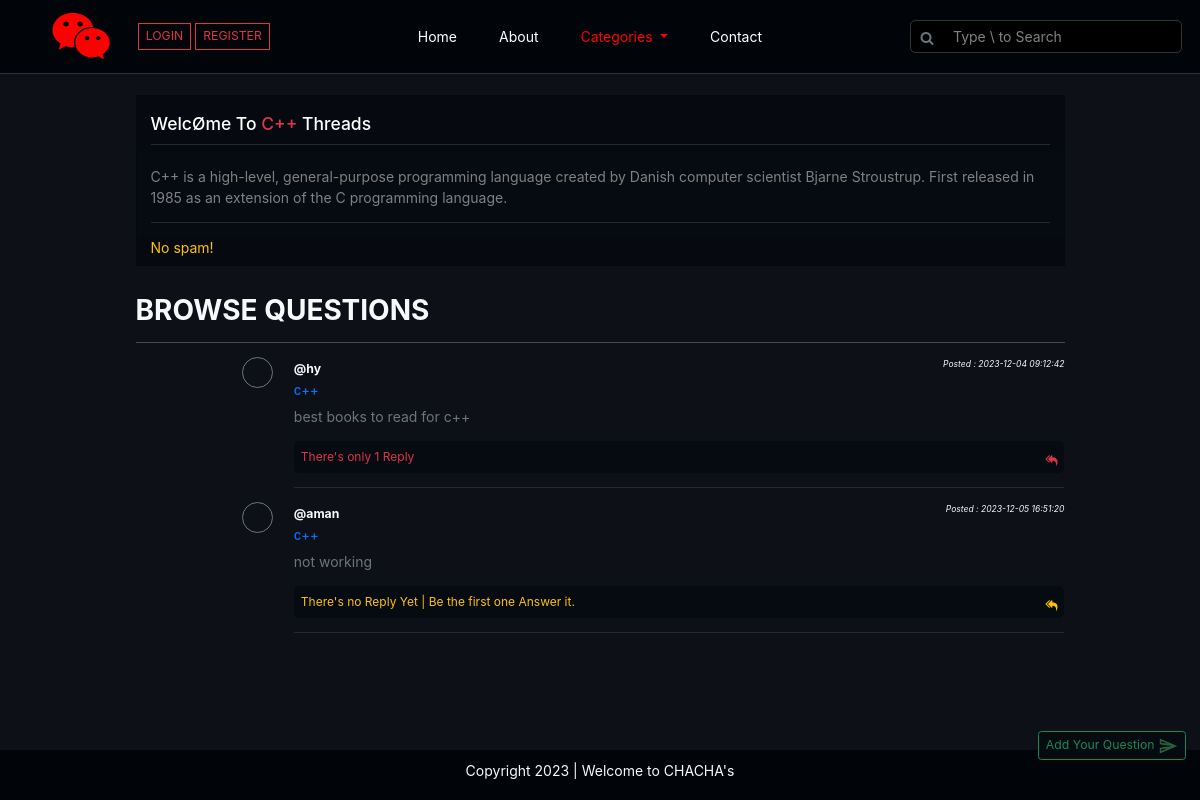
/threadlist.php?catid=5, run on an earlier commit of the app's database.
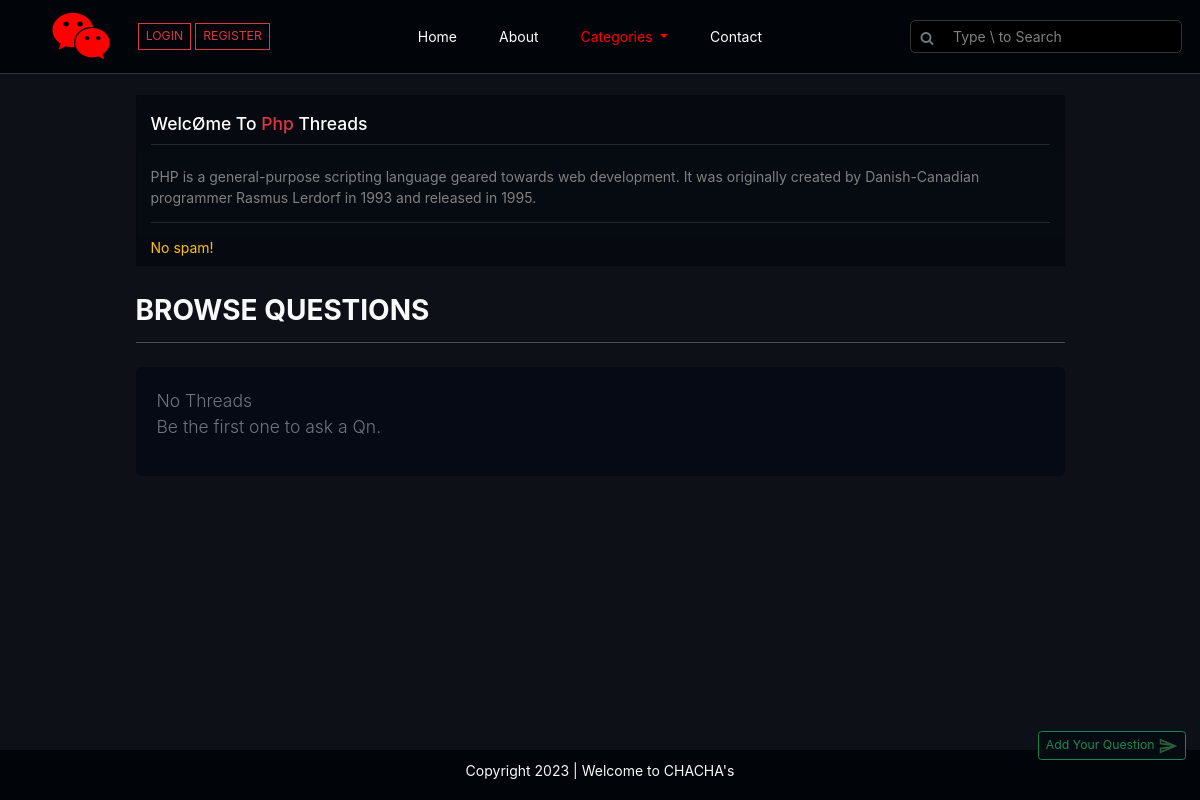
And on a later commit of the database.
### tables this page shows
CREATE TABLE `categories` (
  `c_id` int(250) NOT NULL,
  `c_name` varchar(250) NOT NULL,
  `c_desc` varchar(250) NOT NULL,
  `c_images` varchar(255) NOT NULL,
  `c_reg_date` datetime NOT NULL DEFAULT current_timestamp()
);

CREATE TABLE `threads` (
  `threads_id` int(255) NOT NULL,
  `threads_title` varchar(100) NOT NULL,
  `threads_desc` text NOT NULL,
  `threads_cat_id` int(255) NOT NULL,
  `threads_user_id` int(255) NOT NULL,
  `threads_reg_date` datetime DEFAULT current_timestamp()
);

CREATE TABLE `users` (
  `id` int(255) NOT NULL,
  `username` varchar(255) NOT NULL,
  `user_email` varchar(30) NOT NULL,
  `password` varchar(255) NOT NULL,
  `user_image` varchar(255) NOT NULL,
  `timestamp` datetime NOT NULL DEFAULT current_timestamp()
);

### threadlist.php (the view, shortened to what the changed rows need)
<!DOCTYPE html>
<html lang="en">
<head>
    <link rel="stylesheet" href="https://cdn.jsdelivr.net/npm/bootstrap@5.2.3/dist/css/bootstrap.min.css">
    <link rel="stylesheet" href="https://cdnjs.cloudflare.com/ajax/libs/font-awesome/6.0.0/css/all.min.css" />
    <link rel='stylesheet' href='https://cdnjs.cloudflare.com/ajax/libs/font-awesome/4.7.0/css/font-awesome.min.css'>
    <link rel="stylesheet" href="css_js/style.css">
</head>
<body>
    <div class="container-fluid p-0 threadlist-page" id="maincontainer">
        <?php include 'partials/_header.php'; ?>
        <?php
        $c_id = $_GET["catid"];
        $sql = "select * from categories where c_id=$c_id";
        $result = mysqli_query($con, $sql);
        while ($row = mysqli_fetch_assoc($result)) {
            $c_name = $row["c_name"];
            $c_desc = $row["c_desc"];
        }
        ?>
        <div class="container my-4">
            <div class="row">
                <div class="col-md-10 mx-auto">
                    <div class="card rounded-0 threadlist-welcome">
                        <div class="card-header border-0">
                            <h5>WelcØme To <span class="text-capitalize text-danger"><?php echo $c_name; ?></span> Threads</h5>
                        </div>
                        <div class="card-body border-0">
                            <p><?php echo $c_desc; ?></p>
                            <hr>
                        </div>
                    </div>
                </div>
            </div>
        </div>
        <div class="container my-2">
            <div class="row">
                <div class="col-md-10 mx-auto">
                    <h2 class="fw-bold text-light mt-2">BROWSE QUESTIONS</h2>
                    <?php
                    $id = $_GET["catid"];
                    $sql = "select * from threads where threads_cat_id=$id";
                    $result = mysqli_query($con, $sql);
                    $noResult = true;
                    while ($row = mysqli_fetch_assoc($result)) {
                        $noResult = false;
                        $t_id = $row["threads_id"];
                        $t_title = $row["threads_title"];
                        $t_desc = $row["threads_desc"];
                        $date = $row["threads_reg_date"];
                        $thread_user_id = $row["threads_user_id"];
                        $sql2 = "select * from users where id='$thread_user_id'";
                        $result2 = mysqli_query($con, $sql2);
                        $row2 = mysqli_fetch_assoc($result2);
                        $user_image = $row2["user_image"];
                        $query = "select * from comments where thread_id='$t_id'";
                        $result3 = mysqli_query($con, $query);
                        $num = mysqli_num_rows($result3);
                        echo ' <div class="row">
                                <div class="col-2 d-flex justify-content-end align-items-start">
                                <span class="rounded-5 border border-secondary overflow-hidden" style="width:31px;height:31px;">
                                <img src="uploaded_img/' . $user_image . '" class="img-fluid" width="31px" alt="">
                                </span>
                                </div>
                                <div class="col-10">
                                <p class="m-0 text-light"><b><small>@' . $row2["username"] . '</small></b> <i class="float-end" style="font-size:.7rem;"><small>Posted : ' . $date . '</small></i></p>
                                     <h5><a class="text-decoration-none" href="thread.php?threadid=' . $t_id . '"><span class="" style="font-size:13px;">' . $t_title . '</span></a></h5>
                                     <p class="text-secondary">' . $t_desc . '</p>';
                        if ($num <= 0) {
                            echo '<p class="w-sm-50"><a class="text-decoration-none p-2 rounded-2 text-warning d-block" style="background-color:#060a11;font-size:12px;" href="thread.php?threadid=' . $t_id . '">There\'s no Reply Yet | Be the first one Answer it. <span class="pt-2 fa fa-reply-all float-end"></span></a></p><hr class="text-secondary">';
                        } else if ($num == 1) {
                            echo '<p class="w-sm-50"><a class="text-decoration-none p-2 rounded-2 text-danger d-block" style="background-color:#060a11;font-size:12px;" href="thread.php?threadid=' . $t_id . '">There\'s only ' . $num . ' Reply <span class="pt-2 fa fa-reply-all float-end"></span></a></p><hr class="text-secondary">';
                        } else {
                            echo '<p class="w-sm-50"><a class="text-decoration-none p-2 rounded-2 text-info d-block" style="background-color:#060a11;font-size:12px;" href="thread.php?threadid=' . $t_id . '">There are ' . $num . ' Replies <span class="pt-2 fa fa-reply-all float-end"></span></a></p><hr class="text-secondary">';
                        }
                        echo '
                                </div>
                            </div>';
                    }
                    ?>
                </div>
            </div>
        </div>
        <div class="container">
            <div class="row">
                <div class="col-md-10 mx-auto">
                    <?php
                    if ($noResult) {
                        echo ' <div class="lead text-secondary p-4 rounded-2 my-1" style="background-color:#060a15;">No Threads<p>Be the first one to ask a Qn.</p></div>';
                    }
                    ?>
                </div>
            </div>
        </div>
    </div>
</body>
</html>

What changed in the data, as far as the page shows it:
no longer on this page (row edited): threads: users.username "hy", threads_reg_date "2023-12-04 09:12:42", threads_title "c++", threads_desc "best books to read for c++", num "1"
removed threads: users.username "aman", threads_reg_date "2023-12-05 16:51:20", threads_title "c++", threads_desc "not working"
changed categories: c_name "C++" → "Php"; c_desc "C++ is a high-level, general-purpose programming language created by Danish computer scientist Bjarne Stroustrup. First released in 1985 as an extension of the C programming language." → "PHP is a general-purpose scripting language geared towards web development. It was originally created by Danish-Canadian programmer Rasmus Lerdorf in 1993 and released in 1995."
Also different on the page:
text now shown: "No Threads Be the first one to ask a Qn."
